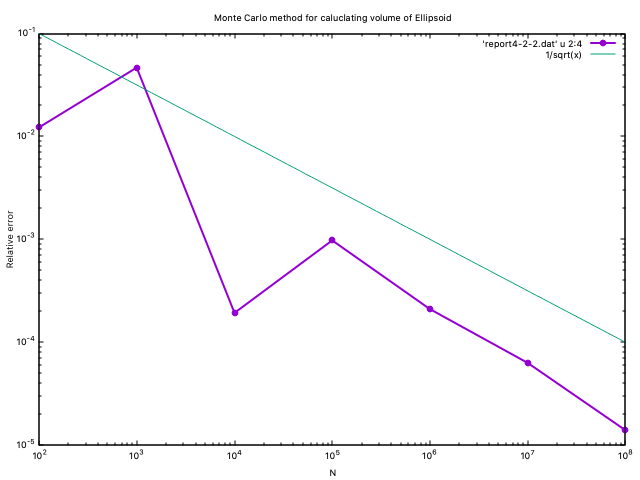

Here is the gnuplot script that generated this plot:
set title 'Monte Carlo method for caluclating volume of Ellipsoid'
set xlabel 'N'
set ylabel 'Relative error'
set logscale
set format x '10^{%L}'
set format y '10^{%L}'
plot 'report4-2-2.dat' u 2:4 w lp lw 2  pt 7, 1/sqrt(x)
